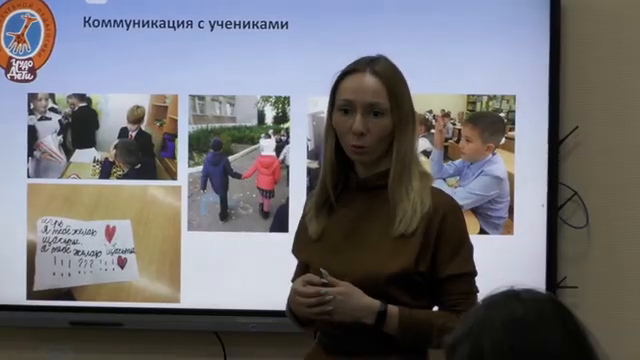
#> input picture frame 218 of Project/video/KFU.mp4, 640 x 360 px
$ jupyter execute --allow-errors Detection.ipynb   (shell and % lines are left out)
#> lines starting #> are read from the running program, lines starting #| are printed output that depends on the picture; after the words box and inside, x2 and y2 are one past the last pixel; in counts of white or black regions, pixels touching at a corner belong together
#### Подключение библиотек

[cell 1]
# import libraries
import cv2

# Загружаем обученный каскад классификатор
eye_detect = cv2.CascadeClassifier('haarcascade_eye.xml')

# Обработка заранее заготовленного видеорда

[cell 2]
# Запускаем камеру / читаем видео
video = cv2.VideoCapture('video/KFU.mp4')

while True:

    # Читаем кадр/изображение из камеры
    resp, frame = video.read()
#> frame is the input picture: shape (360, 640, 3); mean B, G, R 115.9, 111.4, 112.4

    # если нет кадра, то прерываем цикл
    if resp==0:
        break

    # Преобразуем цветное изображение в оттенки серого
    gray_img = cv2.cvtColor(frame, cv2.COLOR_BGR2GRAY)
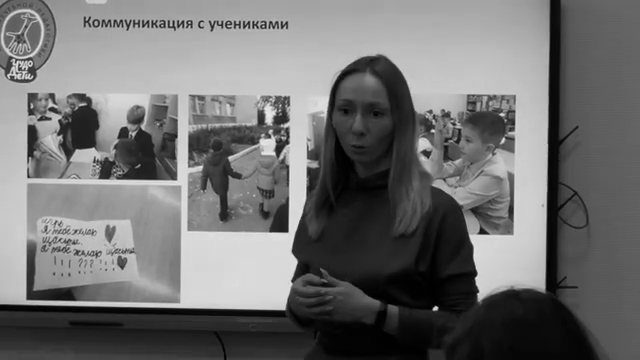
#> gray_img: shape (360, 640); min 0, max 235, mean 112.3

    # Обнаруживаем область ROИ лиц
    #Синтаксис: Classifier.detectMultiScale(входное изображение, Масштаб Фактор, Минимальное Соседство)
    eyes = eye_detect.detectMultiScale(gray_img, 1.3, 7)
#> eyes = ()

    # Рисуем прямоугольник вокруг обнаруженных лиц
    for (x,y,w,h) in eyes:
        cv2.rectangle(frame, (x,y), (x+w, y+h), (0,0,255), 3)
#> this loop made 0 passes

    # Отображаем изображение
    cv2.imshow('RealTime обнаружение глаз', frame)

    #ожидаем нажатия клавиши
    if cv2.waitKey(1) & 0xFF == ord('q'):
#> (key q is pressed here)
        break
# освобождаем камеру/веб-камеру
video.release()

# закрываем все окна
cv2.destroyAllWindows()

# Обработка видео в RealTime

[cell 3]
import cv2
import time
import matplotlib.pyplot as plt

# Включаем отображение графиков в Jupyter Notebook

# Загрузка стандартного каскад классификатора для глаз
eye_cascade = cv2.CascadeClassifier(cv2.data.haarcascades + 'haarcascade_eye.xml')

# Инициализация веб-камеры
cap = cv2.VideoCapture(0)

# Переменные для статистики
time_observing = 0  # Время наблюдения за экраном
time_distracted = 0  # Время отвлечения
start_time = time.time()  # Время начала наблюдения

# Списки для хранения данных
observing_times = []
distracted_times = []

try:
    while True:
        # Чтение кадра из веб-камеры
        ret, frame = cap.read()

        if not ret:
            print("Ошибка при чтении кадра")
            continue

        # Преобразование цветного изображения в оттенки серого
        gray = cv2.cvtColor(frame, cv2.COLOR_BGR2GRAY)

        # Обнаружение глаз
        eyes = eye_cascade.detectMultiScale(
            gray,
            scaleFactor=1.1,
            minNeighbors=5,
            minSize=(30, 30)
        )

        # Проверка, были ли обнаружены глаза
        if len(eyes) > 0:
            time_observing += time.time() - start_time
            start_time = time.time()  # Обновляем время начала наблюдения
        else:
            time_distracted += time.time() - start_time
            start_time = time.time()  # Обновляем время начала отвлечения

        # Рисование прямоугольников вокруг обнаруженных глаз
        for (x, y, w, h) in eyes:
            cv2.rectangle(frame, (x, y), (x+w, y+h), (0, 255, 0), 2)

        # Отображение кадра
        cv2.imshow('Eye Detection', frame)

        # Ожидание нажатия клавиши
        if cv2.waitKey(1) & 0xFF == ord('q'):
#> (key q is pressed here)
            break

        # Сохранение данных для графика каждые 5 секунд
        if int(time_observing + time_distracted) % 5 == 0:
            observing_times.append(time_observing)
            distracted_times.append(time_distracted)

except KeyboardInterrupt:
    pass
finally:
    # Освобождение ресурсов
    cap.release()
    cv2.destroyAllWindows()

    # Построение графика
    plt.figure(figsize=(10, 5))
    plt.plot(observing_times, label='Время наблюдения', marker='o')
    plt.plot(distracted_times, label='Время отвлечения', marker='o')
    plt.xlabel('Итерация (каждые 5 секунд)')
    plt.ylabel('Общее время (секунды)')
    plt.title('Статистика времени наблюдения и отвлечения')
    plt.legend()
    plt.grid(True)
    plt.show()
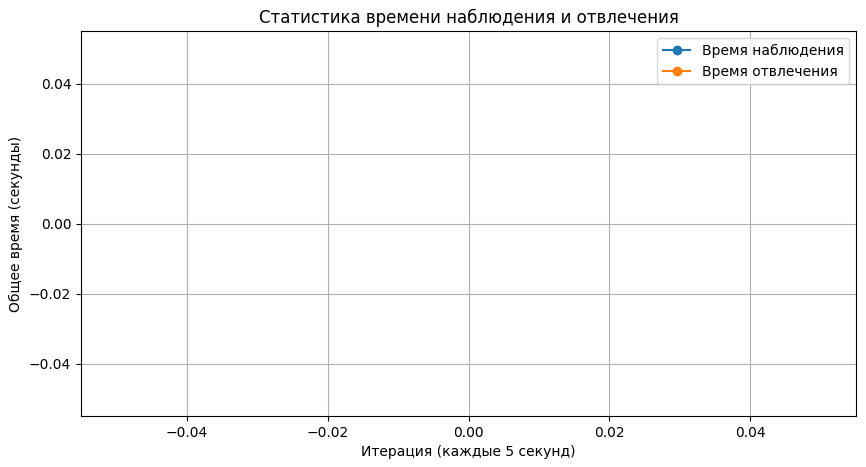
#> figure drawn by matplotlib, 1 panel

$ run again, starting later in the video
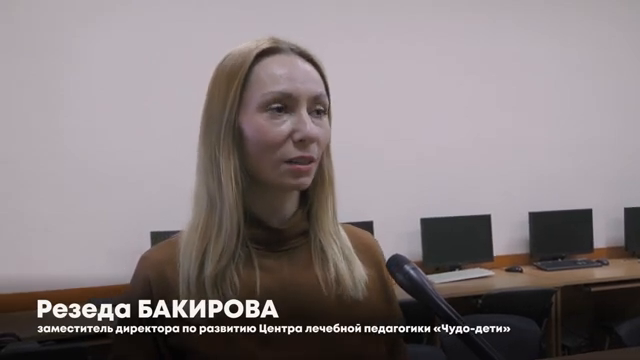
#> input picture frame 983 of Project/video/KFU.mp4, 640 x 360 px
#> frame is the input picture: shape (360, 640, 3); mean B, G, R 126.5, 124.7, 134.2
#> `gray_img = cv2.cvtColor(frame, cv2.COLOR_BGR2GRAY)`:
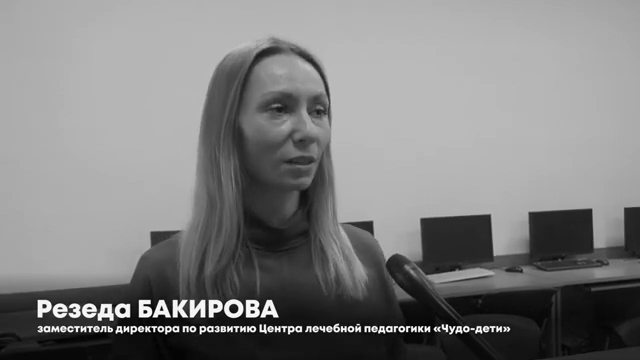
#> gray_img: shape (360, 640); min 0, max 255, mean 127.7
#> eyes = ()

$ run again, starting later in the video
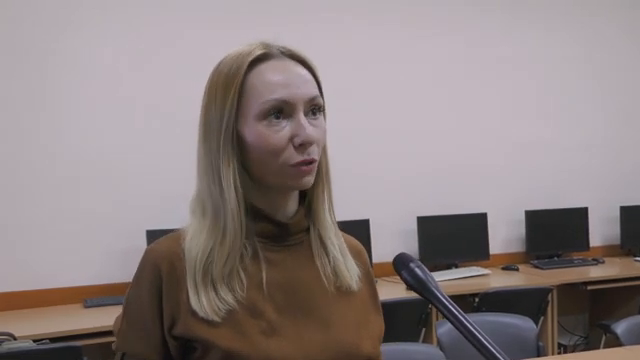
#> input picture frame 1748 of Project/video/KFU.mp4, 640 x 360 px
#> frame is the input picture: shape (360, 640, 3); mean B, G, R 131.4, 131.2, 142.4
#> `gray_img = cv2.cvtColor(frame, cv2.COLOR_BGR2GRAY)`:
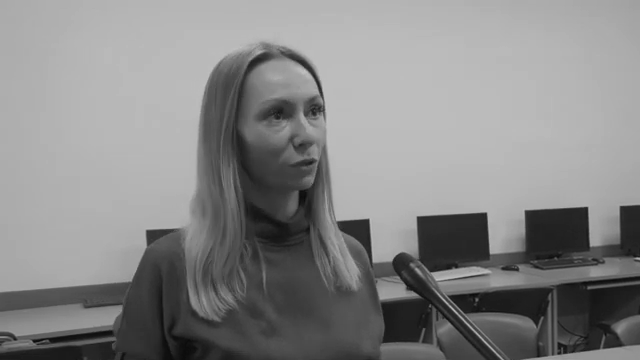
#> gray_img: shape (360, 640); min 11, max 193, mean 134.5
#> `eyes = eye_detect.detectMultiScale(gray_img, 1.3, 7)`: eyes = ()
#> `eyes = eye_cascade.detectMultiScale( gray, scaleFactor=1.1, minNeighbo..`: eyes = [[258, 96, 37, 37], [288, 91, 44, 44]]
#> the loop `for (x, y, w, h) in eyes:` made 2 passes
#> after the loop `for (x, y, w, h) in eyes:`:
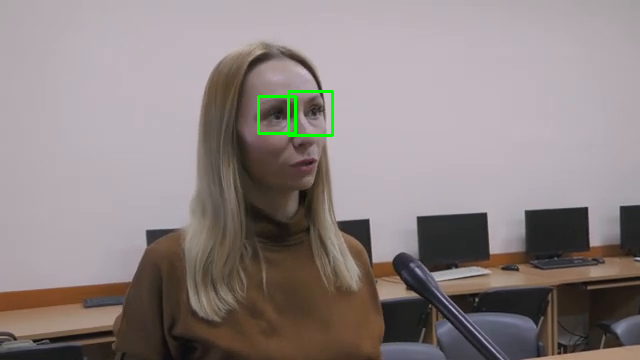
#> frame: shape (360, 640, 3); 0.41% of pixels changed, all inside (x1, y1, x2, y2) = (257, 90, 334, 137)
